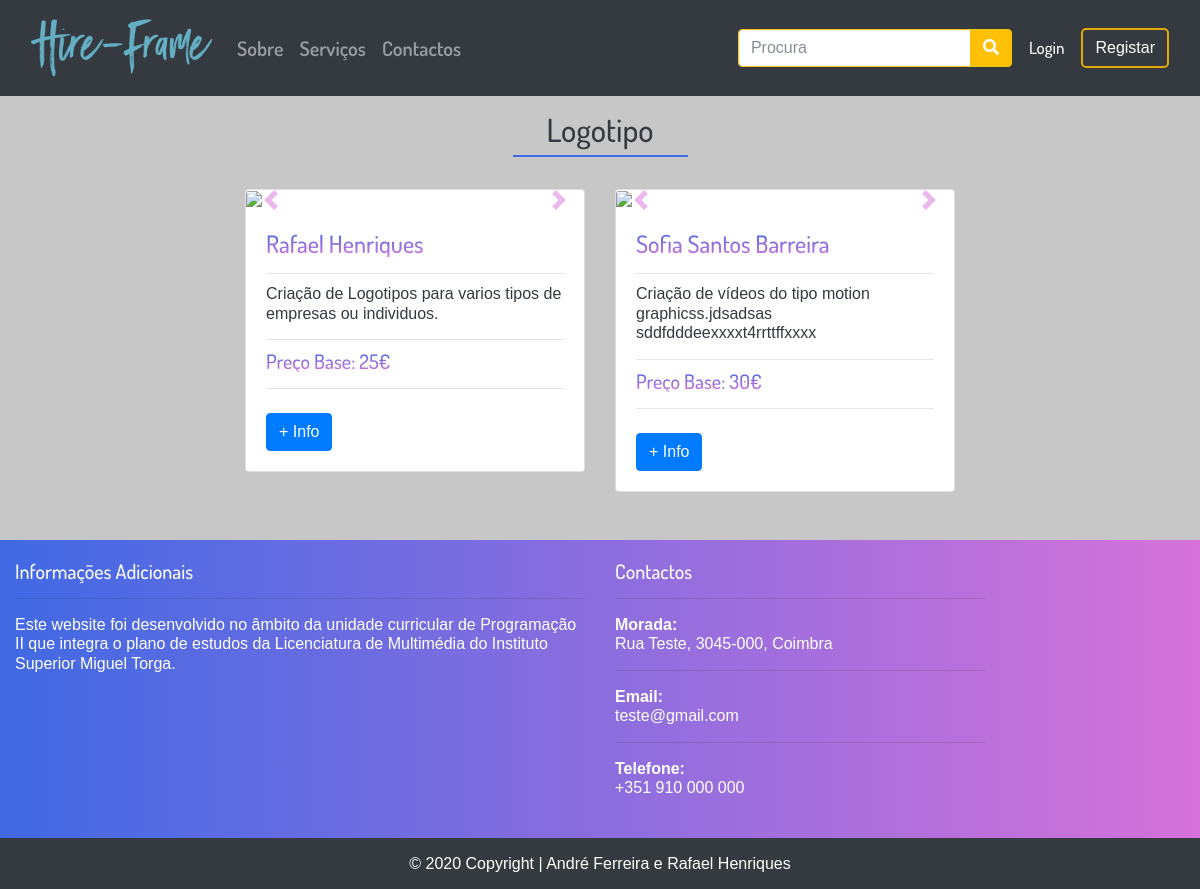
Page /index.php?op=subarea&id=6 on the earlier database version.
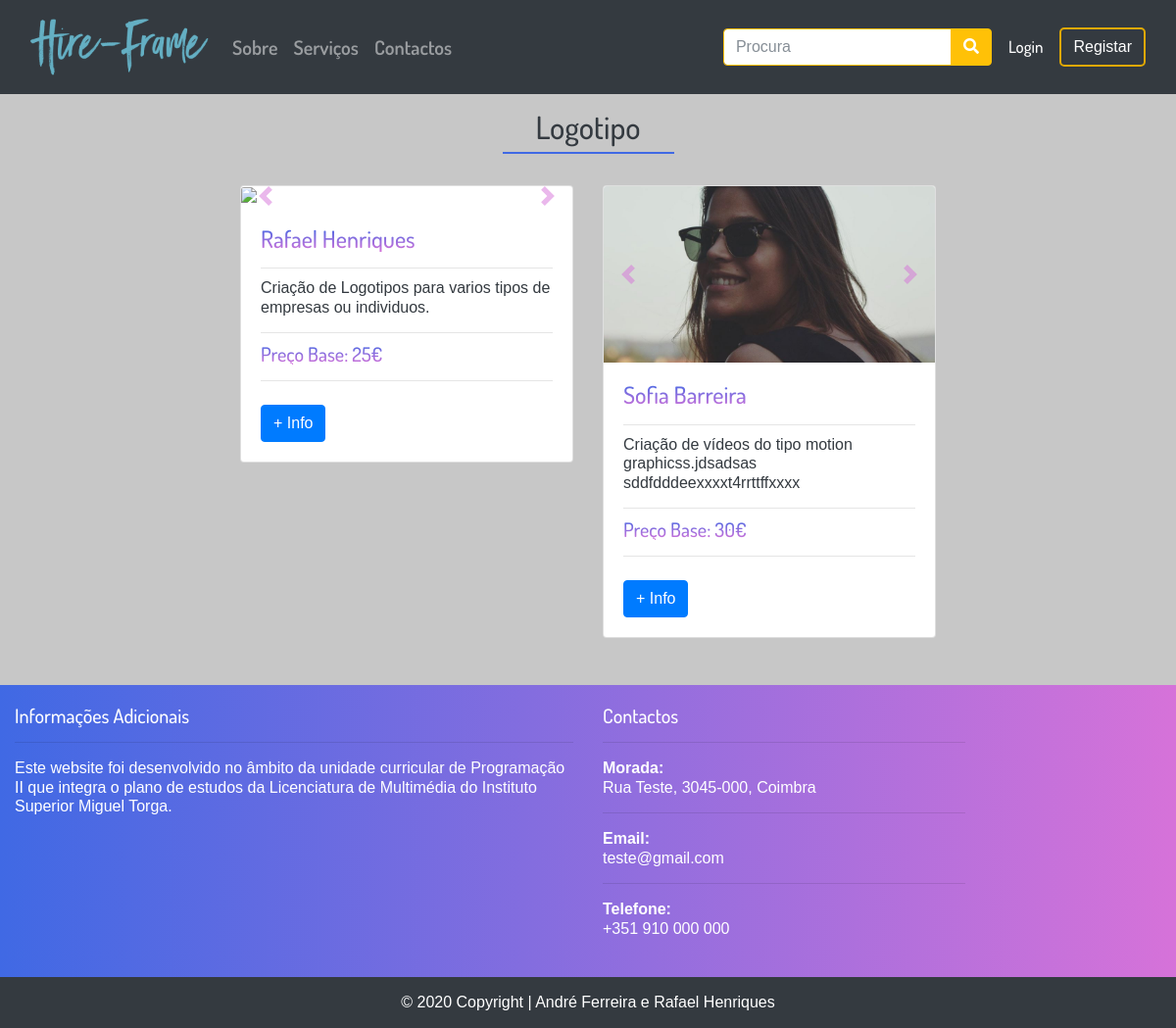
Same page on the later database version.
### tables this page shows
CREATE TABLE IF NOT EXISTS `subarea` (
  `id_subarea` int(11) NOT NULL AUTO_INCREMENT,
  `nome` varchar(50) NOT NULL,
  `data` datetime NOT NULL DEFAULT CURRENT_TIMESTAMP ON UPDATE CURRENT_TIMESTAMP,
  `id_area` int(11) NOT NULL,
  `img_subarea` varchar(255) NOT NULL,
  PRIMARY KEY (`id_subarea`),
  KEY `fk_id_area_area` (`id_area`)
);

CREATE TABLE IF NOT EXISTS `servico` (
  `id_utilizador` int(11) NOT NULL,
  `id_subarea` int(11) NOT NULL,
  `data` datetime NOT NULL DEFAULT CURRENT_TIMESTAMP ON UPDATE CURRENT_TIMESTAMP,
  `id_servico` int(11) NOT NULL AUTO_INCREMENT,
  `descricao` varchar(255) NOT NULL,
  PRIMARY KEY (`id_servico`),
  KEY `fk_id_utilizador_utilizador` (`id_utilizador`),
  KEY `fk_id_subarea_subarea` (`id_subarea`)
);

CREATE TABLE IF NOT EXISTS `utilizador` (
  `id_utilizador` int(11) NOT NULL AUTO_INCREMENT,
  `username` varchar(15) NOT NULL,
  `nome` varchar(150) NOT NULL,
  `id_genero` int(11) NOT NULL,
  `email` varchar(100) NOT NULL,
  `data_nascimento` date NOT NULL,
  `data` datetime NOT NULL DEFAULT CURRENT_TIMESTAMP ON UPDATE CURRENT_TIMESTAMP,
  `pass` varchar(255) NOT NULL,
  `tipo_utilizador` int(11) NOT NULL,
  `biografia` varchar(255) DEFAULT NULL,
  `imagem` varchar(255) DEFAULT NULL,
  `repor_pass` varchar(255) DEFAULT NULL,
  PRIMARY KEY (`id_utilizador`),
  UNIQUE KEY `id_area` (`id_utilizador`),
  UNIQUE KEY `username` (`username`),
  KEY `fk_id_tipo_tipo_utilizador` (`tipo_utilizador`),
  KEY `fk_id_genero_genero_utilizador` (`id_genero`)
);

### inc/subarea.inc.php (the view, shortened to what this page needs)
<div class="container">
  <div class="container-fluid py-3">
    <header class="col-md-12 mb-4">
<?php require("db_projetofinal.php");
$id = $_REQUEST["id"];
$dados = $db->query("SELECT subarea.nome, subarea.id_area FROM subarea WHERE subarea.id_subarea = $id");
foreach ($dados as $linha)
      echo'<h2 class="text-center text-dark">'.$linha["nome"].'</h2>';
?>
      <span class="underline mb-3"></span>
    </header>
    <div class="row justify-content-center">
<?php
$db = new PDO("mysql:host=localhost; dbname=projetofinal","root","");
$dados = $db->query("SELECT DISTINCT utilizador.nome, utilizador.id_utilizador, utilizador.imagem, servico.id_servico, servico.descricao, preco_servico.base FROM utilizador JOIN servico ON utilizador.id_utilizador = servico.id_utilizador JOIN subarea ON servico.id_subarea = subarea.id_subarea JOIN area ON subarea.id_area = area.id_area JOIN preco_servico ON servico.id_servico = preco_servico.id_servico WHERE subarea.id_subarea = $id");
if ($dados->rowCount() > 0){
foreach ($dados as $row) {
  echo '<div class="col-md-4 col-sm-6 col-xs-12 my-2">
          <div class="card">
            <div id="'.$row["id_servico"].'" class="carousel slide" data-ride="carousel">
              <div class="carousel-inner">
                <div class="carousel-item active">
                  <img src="'.$row["imagem"].'" class="card-img-top" alt="...">
                </div>
         ';
        echo'
        </div>
  <a class="carousel-control-prev" href="#'.$row["id_servico"].'" role="button" data-slide="prev">
  <span class="carousel-control-prev-icon" aria-hidden="true"></span>
  <span class="sr-only">Previous</span>
</a>
<a class="carousel-control-next" href="#'.$row["id_servico"].'" role="button" data-slide="next">
  <span class="carousel-control-next-icon" aria-hidden="true"></span>
  <span class="sr-only">Next</span>
</a>
</div>
                        <div class="card-body">
                            <h4 class="card-title grad-txt">'.$row["nome"].'</h4><hr>
                            <p class="text-dark card-subtitle">'.$row["descricao"].'</p><hr>
                            <h5 class="text-dark card-subtitle grad-txt">Preço Base: '.$row["base"].'€</h5><hr>
                            <a href="index.php?op=servicepage&id_utilizador='.$row["id_utilizador"].'&id_service='.$row["id_servico"].'" class="btn btn-primary mt-2">+ Info</a>
                        </div>
                    </div>
                </div>';
}
  }
?>
            </div>
        </div>
    </div>

### index.php (shortened to what this page needs)
<!DOCTYPE html>
<html lang="pt-pt">
<head>
    <link rel="stylesheet" href="css/bootstrap.min.css">
    <link rel="stylesheet" href="css/costum.css">
    <link href="css/fontawesome/css/all.css" rel="stylesheet">
</head>
<body>
    <?php
    include("inc/menu.inc.php"); ?>
    <?php
$host = $_SERVER['SERVER_NAME'] . $_SERVER['REQUEST_URI'];
$host = basename($host);
if($host == "index.php") {
 require("inc/main.inc.php");
} else {
    if(isset($_REQUEST["op"])) {
      $op = $_REQUEST["op"];
              switch($op) {
        case "subarea": require("inc/subarea.inc.php"); break;
      }
  } else {
      require("inc/main.inc.php");
  }
}
?>
    <?php
        include("inc/footer.inc.php");
    ?>
</body>
</html>

### inc/menu.inc.php (shortened to what this page needs)
<div class="container-fluid bg-dark">
        <header class="menu-font-20 ">
            <nav class="navbar navbar-expand-lg navbar-dark" id="navbar">
                <a href="index.php" class="navbar-brand">
                    <img src="img/hire-frame.png" height="70" class="d-inline-block align-top <?php if (isset($_GET["op"])) if ($_GET["op"] == 0) echo "active";?>">
                </a>
                <div id="menu" class="collapse navbar-collapse">
                    <ul class="navbar-nav mr-auto text-light">
                        <li class="nav-item text-light f-600">
                            <a href="index.php?op=sobre" class="nav-link <?php if (isset($_GET["op"])) if ($_GET["op"] == "sobre") echo "active";?>">Sobre</a>
                        </li>
                        <li class="nav-item text-light f-600">
                            <a href="index.php?op=servicos" class="nav-link <?php if (isset($_GET["op"])) if ($_GET["op"] == "servicos") echo "active";?>">Serviços</a>
                        </li>
                        <li class="nav-item text-light f-600">
                            <a href="index.php?op=contactos" class="nav-link <?php if (isset($_GET["op"])) if ($_GET["op"] == "contactos") echo "active";?>">Contactos</a>
                        </li>
                    </ul>
                    <form class="form-inline" method="post">
                        <div class="input-group">
                            <input class="form-control border border-warning" name="search" type="search" placeholder="Procura" aria-label="Search" required>
                            <span class="input-group-btn">
                                <button class="btn btn-warning" formaction="index.php?op=procura"><i class="fas fa-search"></i></button>
                            </span>
                        </div>
                    </form>
                <?php
if(isset($_SESSION["username"]))
 {
    $username = $_SESSION["username"];
    require("db_projetofinal.php");
    $dados = $db->query("SELECT imagem FROM utilizador WHERE username = '$username'");
    foreach ($dados as $row) {
        $imagem = $row["imagem"];
    }
      echo '<a href="index.php?op=userpage" class="btn m-1 btn-default f-500 f-17">'.$_SESSION["username"].'<img src="'.$imagem.'" class="rounded-circle border border-grad ml-2" width="50px" height="50px"></a>
      <a href="index.php?op=logout" class="btn btn-login">Logout</a>';
 } else {
    echo '<a href="index.php?op=login" class="btn m-1 btn-default f-500 f-17">Login</a>
    <a href="index.php?op=registar" class="btn btn-login">Registar</a>';
 }
            ?>
                </div>
            </nav>
        </header>
    </div>

### inc/footer.inc.php (shortened to what this page needs)
<footer class="footer page-footer font-small pt-4">
<div class="grad pad-top-20">
  <div class="container-fluid text-center text-md-left">
    <div class="row">
      <div class="col-md-6 mt-md-0 mt-3">
        <h5>Informações Adicionais</h5><hr>
        <p>Este website foi desenvolvido no âmbito da unidade curricular de Programação II que integra o plano de estudos da Licenciatura de Multimédia
            do Instituto Superior Miguel Torga.</p>
      </div>
      <div class="col-md-4">
              <h5>Contactos</h5><hr>
              <dl class="contact-list">
                <dt>Morada:</dt>
                <dd>Rua Teste, 3045-000, Coimbra</dd>
              </dl><hr>
              <dl class="contact-list">
                <dt>Email:</dt>
                <dd><a class="text-white" href="mailto:">teste@gmail.com</a></dd>
              </dl><hr>
              <dl class="contact-list">
                <dt>Telefone:</dt>
                <dd><a class="text-white" href="tel: +351">+351 910 000 000 </a></dd>
              </dl>
            </div>
    </div>
  </div>
  <div class="page-footer font-small bg-dark mt-4">
<div class="footer-copyright text-center py-3">© 2020 Copyright |
    <a target="_blank" href="https://www.falcondesign.pt/">André Ferreira</a> e <a target="_blank" href="https://www.behance.net/rafael_hen06b4?tracking_source=search-all%7Crafael%20henriques">Rafael Henriques</a>
  </div>
</div>
</div>

### css/costum.css (style rules this page uses)
* { margin: 0; padding: 0; font-size: 100%; border: none; outline: none; line-height: 1.22; color: #fff; box-sizing: border-box; font-family: 'Dosis', sans-serif; }
body { background-repeat: no-repeat; background-position: center center; background-attachment: fixed; background-color: #c7c7c7; }
.grad { background-image: linear-gradient(to right, #4069E4 , #D672D9); }
.grad-txt { background: -webkit-linear-gradient(#4069E4 , #D672D9); -webkit-background-clip: text; -webkit-text-fill-color: transparent; }
a, a:hover, a:focus, .footer-copyright>a:hover { text-decoration: none; color: #6c757d; }
.footer-copyright>a { color: #fff; }
.footer { text-align: center; width: 100%; }
.menu-font-20 { font: 20px sans-serif; }
.btn-login { border: 2px solid #e0a800; background: none; position: relative; color: #fff; z-index: 1; border-radius: 5px; height: 100%; transition: all .50s ease-in-out; transition: all .50s ease-in-out; -moz-transition: all .50s ease-in-out; -webkit-transition: all .50s ease-in-out; }
.btn-default { background: none; position: relative; color: #fff; z-index: 1; border-radius: 5px; height: 100%; transition: all .50s ease-in-out; transition: all .50s ease-in-out; -moz-transition: all .50s ease-in-out; -webkit-transition: all .50s ease-in-out; }
.pad-top-20 { padding-top: 20px; }
.underline { content: ''; border-top: 2px solid #4069E4; width: 175px; display: block; margin-bottom: 8px; margin: 0 auto; }
.card-img-top { width: 100%; height: 15vw; object-fit: cover; }
.f-500 { font-weight: 500; }
.f-600 { font-weight:600; }
.f-17 { font-size: 17px; }

Differences in the rows shown:
changed through a linked row, servico "Criação de vídeos do tipo motion graphicss.jdsadsas sddfdddeexxxxt4rrttffxxxx": id_utilizador.imagem: picture added; id_utilizador.nome "Sofia Santos Barreira" → "Sofia Barreira"
